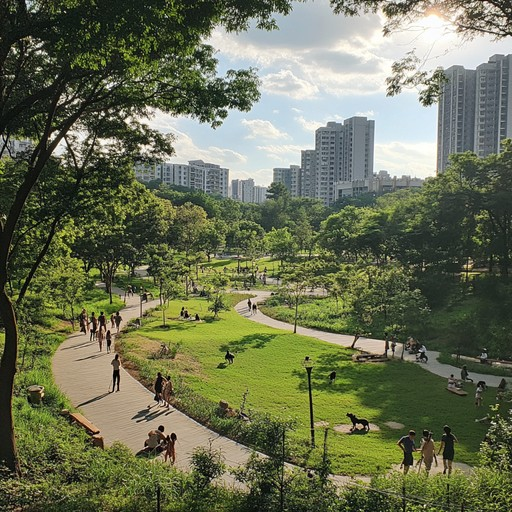
#> input picture opencv_project/image1.jpg, 512 x 512 px, found by its file name
$ python maskingg.py
#> lines starting #> are read from the running program, lines starting #| are printed output that depends on the picture; after the words box and inside, x2 and y2 are one past the last pixel; in counts of white or black regions, pixels touching at a corner belong together
import cv2
import numpy as np

# Read the image
img = cv2.imread("image1.jpg")
#> img is the input picture: shape (512, 512, 3); mean B, G, R 84.6, 112.3, 106.5

if img is None:
    print("Error: image1.jpg not found!")
    exit()

# Display Original Image
cv2.imshow("Original Image", img)

# --------------------------------------------------
# Create a blank mask (black image)
# Black (0) hides the image and White (255) reveals it.
# --------------------------------------------------
blank = np.zeros(img.shape[:2], dtype='uint8')

# --------------------------------------------------
# Draw a white rectangle on the mask
# Only this rectangular region will be visible.
# --------------------------------------------------
mask = cv2.rectangle(blank, (100, 100), (500, 400), 255, -1)
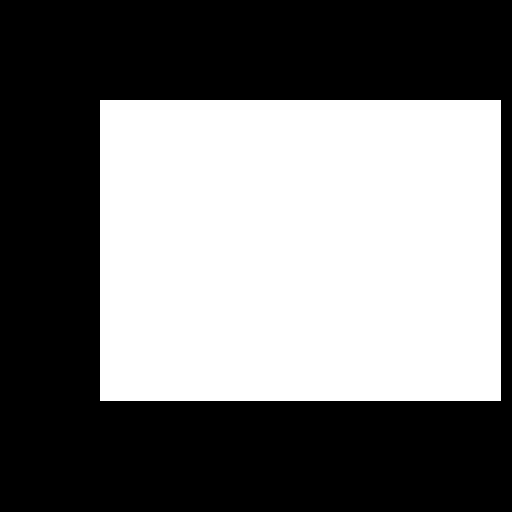
#> blank: shape (512, 512); 46% white; 1 white region, box (x1, y1, x2, y2) and area: (100, 100, 501, 401) 120701

# Display the mask
cv2.imshow("Rectangle Mask", mask)

# --------------------------------------------------
# Apply the mask to the original image
# Only the white region of the mask is kept.
# --------------------------------------------------
masked = cv2.bitwise_and(img, img, mask=mask)
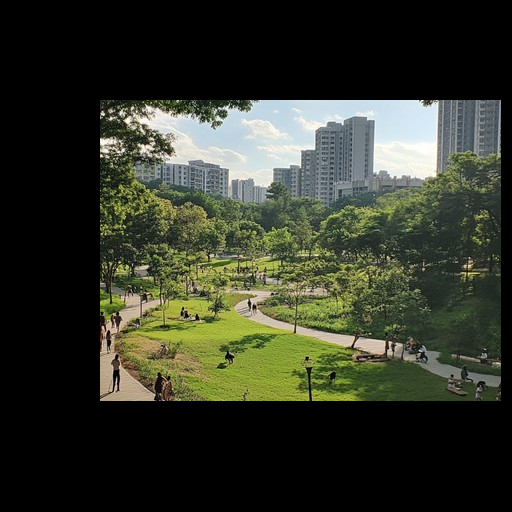
#> masked: shape (512, 512, 3); mean B, G, R 41.6, 54.7, 51.1

# Display the masked image
cv2.imshow("Masked Image", masked)

cv2.waitKey(0)
cv2.destroyAllWindows()
